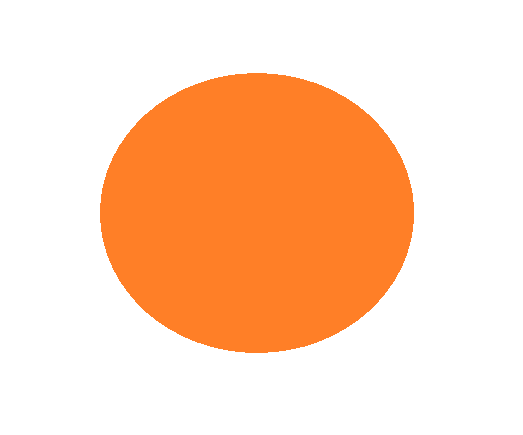
%> input picture a3.png, 523 x 435 px
$ octave readcolor.m   (GNU Octave 9; MATLAB toolbox functions it lacks are replaced by stand-ins)
%> lines starting %> are read from the running program, lines starting %| are printed output that depends on the picture; in (x1, y1, x2, y2) boxes, pixels count from 0 and x2, y2 are one past the last pixel; in counts of white or black regions, pixels touching at a corner belong together; the program's own positions count from 1
clear;
clc;
a = imread('a3.png');
%> a is the input picture: size 435x523x3 uint8; mean R, G, B 255, 216.2, 189.5
b = graythresh(a);
%> b = 0.747
imh = im2bw(a,b);
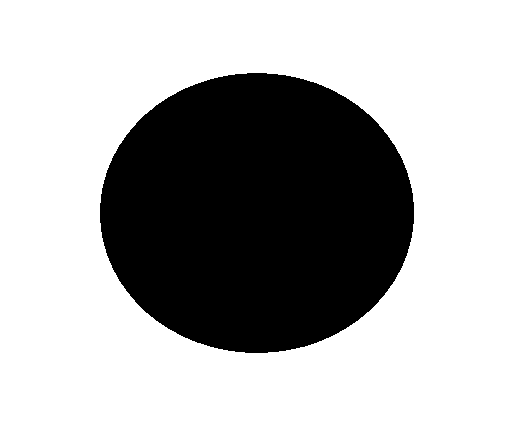
%> imh: size 435x523 logical; 69.7% white; 1 black region, box (x1, y1, x2, y2) and area: (100, 73, 414, 353) 68997
imshow(imh);

 o_R = double(imh);
 o_G = double(imh);
 o_B = double(imh);

 %RGB=[1,0.38.0]
 o_R(o_R==0)=1;
%> o_R: size 435x523 double; every value is 1
 o_G(o_G==0)=0.38;

 imagesc(cat(3,o_R,o_G,o_B));
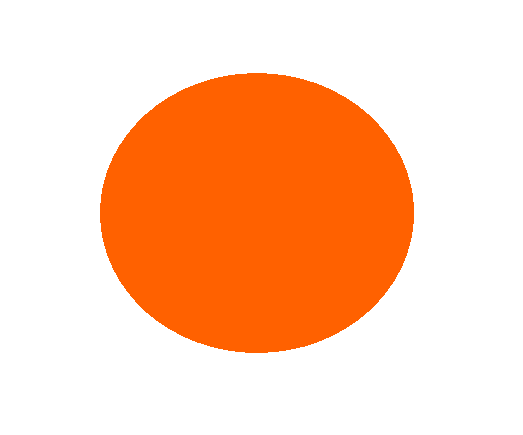
%> displayed picture: size 435x523x3, on the screen's scale of 0 to 255; mean R, G, B 255, 207.1, 177.7


 %对G进行判断
%> (the run ends here)
